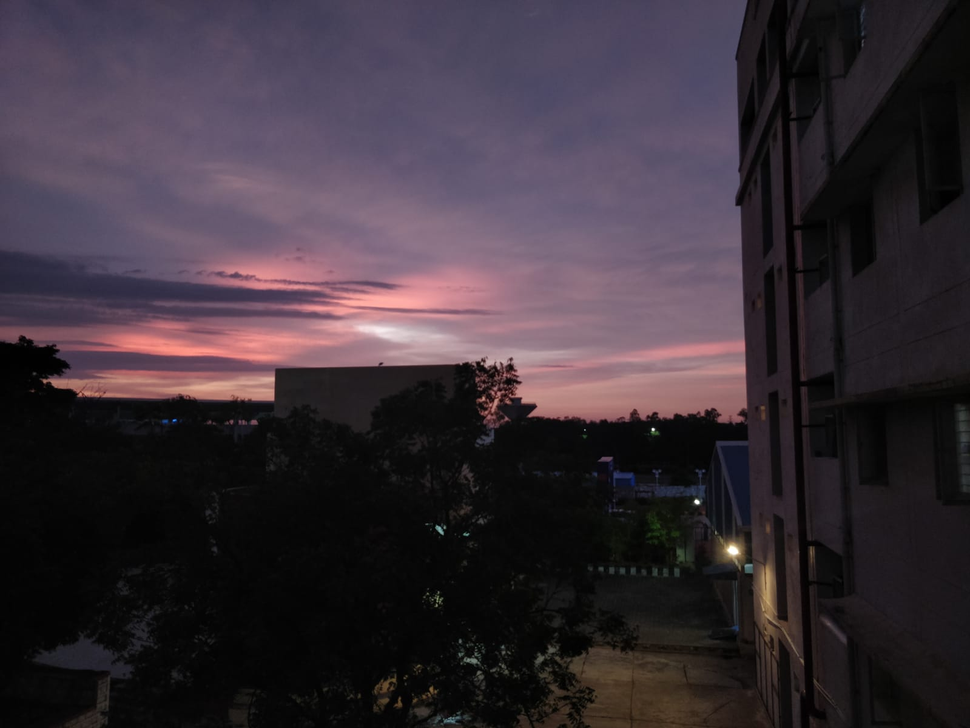
#> input picture manual/image1.png, 970 x 728 px, shrunk from 1599 x 1200 before the run
$ python -i experiment_framework.py   (imports and definitions only)   (older library calls are emulated)
#> lines starting #> are read from the running program, lines starting #| are printed output that depends on the picture
#> further down, picture is the input picture: shape (728, 970, 3); mean B, G, R 55.7, 47.4, 57.2
"""
Comprehensive Experimental Testing Framework for Deep Retinex + Traditional DIP
This module provides tools to systematically test different enhancement combinations
"""
import os
import json
import time
import cv2
import numpy as np
from pathlib import Path
from typing import Dict, List, Tuple, Optional
from datetime import datetime
import itertools


class ExperimentConfig:
    """Configuration for experiments"""

    # Enhancement method combinations to test
    ILLUMINATION_METHODS = {
        'none': [],
        'clahe_only': ['clahe'],
        'bilateral_only': ['bilateral_filter'],
        'adaptive_gamma_only': ['adaptive_gamma'],
        'clahe_bilateral': ['clahe', 'bilateral_filter'],
        'clahe_gamma': ['clahe', 'adaptive_gamma'],
        'bilateral_gamma': ['bilateral_filter', 'adaptive_gamma'],
        'all_illumination': ['clahe', 'bilateral_filter', 'adaptive_gamma'],
    }

    OUTPUT_METHODS = {
        'none': [],
        'unsharp_only': ['unsharp_mask'],
        'color_balance_only': ['color_balance'],
        'tone_mapping_only': ['tone_mapping'],
        'unsharp_color': ['unsharp_mask', 'color_balance'],
        'all_output': ['unsharp_mask', 'color_balance', 'tone_mapping'],
    }

    # Parameter variations
    CLAHE_PARAMS = [
        {'clip_limit': 1.0, 'tile_size': (8, 8)},
        {'clip_limit': 2.0, 'tile_size': (8, 8)},
        {'clip_limit': 3.0, 'tile_size': (8, 8)},
        {'clip_limit': 2.0, 'tile_size': (16, 16)},
    ]

    BILATERAL_PARAMS = [
        {'d': 7, 'sigma_color': 50, 'sigma_space': 50},
        {'d': 9, 'sigma_color': 75, 'sigma_space': 75},
        {'d': 11, 'sigma_color': 100, 'sigma_space': 100},
    ]

    UNSHARP_PARAMS = [
        {'kernel_size': 5, 'sigma': 1.0, 'amount': 1.0},
        {'kernel_size': 5, 'sigma': 1.0, 'amount': 1.5},
        {'kernel_size': 5, 'sigma': 1.0, 'amount': 2.0},
    ]


class QualityMetrics:
    """Image quality metrics for evaluation"""

    # [22 lines left out: functions calculate_psnr, calculate_ssim, not called in this run]

    @staticmethod
    def calculate_entropy(img: np.ndarray) -> float:
        """Calculate image entropy (information content)"""
        if len(img.shape) == 3:
            img = cv2.cvtColor((img * 255).astype(np.uint8), cv2.COLOR_BGR2GRAY)
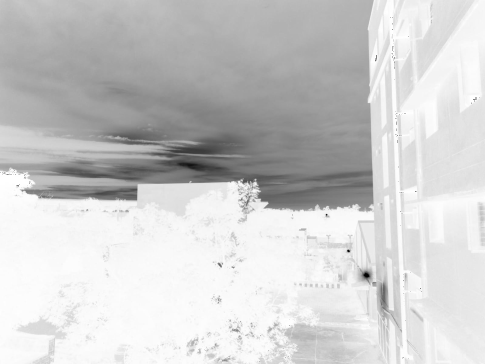
#> img: shape (728, 970) (shown at 1/2 size); min 0, max 255, mean 204.6
        else:
            img = (img * 255).astype(np.uint8)

        hist = cv2.calcHist([img], [0], None, [256], [0, 256])
#> hist = 256 values, max 39371 at index 249, min 0 at index 7, mean 2758.4
        hist = hist.ravel() / hist.sum()
#> hist = 256 values, max 0.0558 at index 249, min 0 at index 7, mean 0.00391
        hist = hist[hist > 0]
#> hist = 253 values, max 0.0558 at index 246, min 1.42e-06 at index 9, mean 0.00395

        return -np.sum(hist * np.log2(hist))

    @staticmethod
    def calculate_contrast(img: np.ndarray) -> float:
        """Calculate RMS contrast"""
        if len(img.shape) == 3:
            img = cv2.cvtColor((img * 255).astype(np.uint8), cv2.COLOR_BGR2GRAY)
        else:
            img = (img * 255).astype(np.uint8)

        return np.std(img)

    @staticmethod
    def calculate_brightness(img: np.ndarray) -> float:
        """Calculate average brightness"""
        if len(img.shape) == 3:
            img = cv2.cvtColor((img * 255).astype(np.uint8), cv2.COLOR_BGR2GRAY)
        else:
            img = (img * 255).astype(np.uint8)

        return np.mean(img)

    @staticmethod
    def calculate_colorfulness(img: np.ndarray) -> float:
        """Calculate colorfulness metric (Hasler and Süsstrunk)"""
        if len(img.shape) != 3:
            return 0.0

        img = (img * 255).astype(np.uint8)
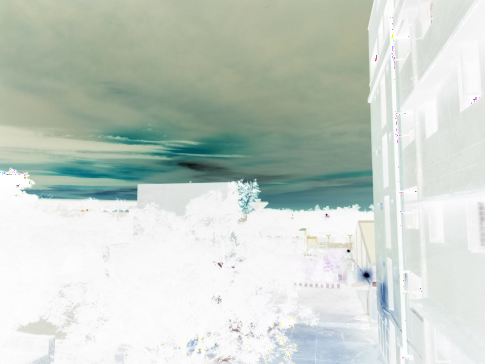
#> img: shape (728, 970, 3) (shown at 1/2 size); mean of channels 0, 1, 2 200.2, 208.5, 198.7; drawn as B, G, R
        (B, G, R) = cv2.split(img.astype(float))
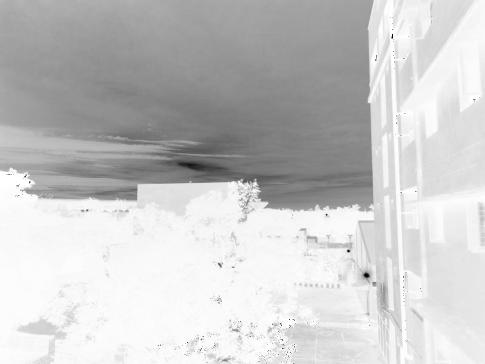
#> B: shape (728, 970) float64 (shown at 1/2 size); min 0, max 255, mean 200.2
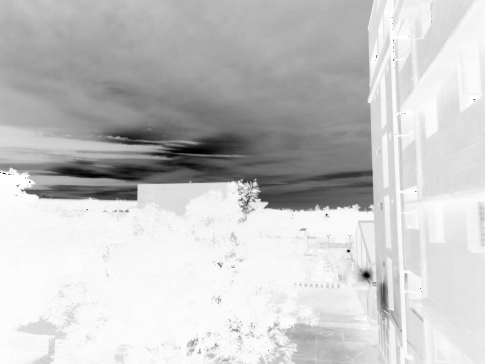
#> R: shape (728, 970) float64 (shown at 1/2 size); min 0, max 255, mean 198.7

        rg = R - G
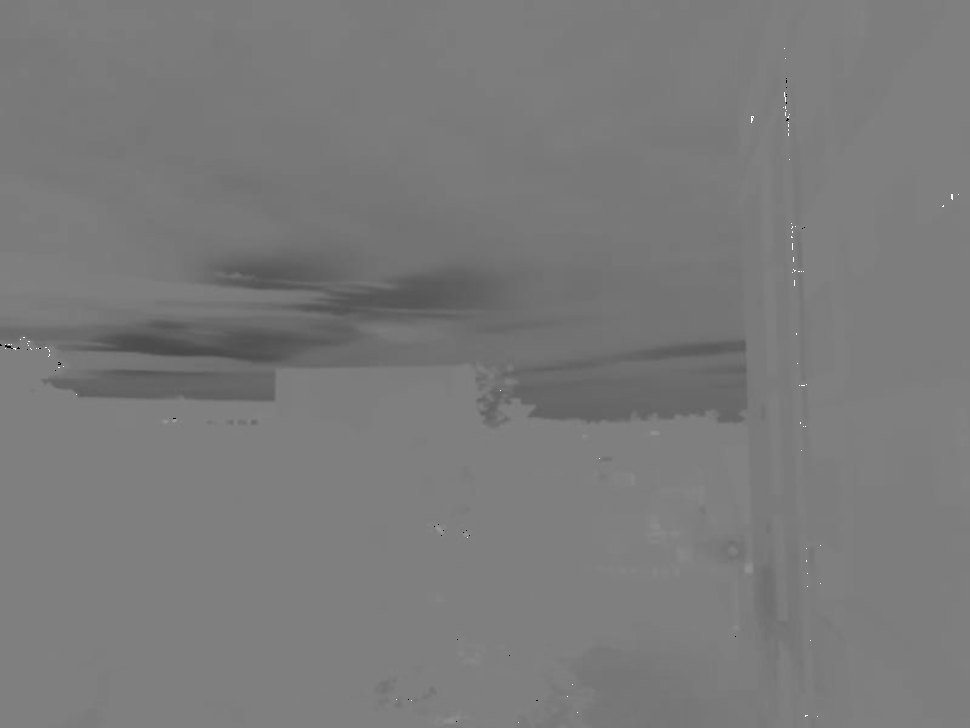
#> rg: shape (728, 970) float64; min -255, max 255, mean -9.8; drawn with min black and max white
        yb = 0.5 * (R + G) - B

        std_rg = np.std(rg)
#> std_rg = 15.69
        std_yb = np.std(yb)
#> std_yb = 13.27

        mean_rg = np.mean(rg)
#> mean_rg = -9.78
        mean_yb = np.mean(yb)
#> mean_yb = 3.39

        std_root = np.sqrt(std_rg ** 2 + std_yb ** 2)
#> std_root = 20.55
        mean_root = np.sqrt(mean_rg ** 2 + mean_yb ** 2)
#> mean_root = 10.36

        return std_root + 0.3 * mean_root

    @staticmethod
    def calculate_sharpness(img: np.ndarray) -> float:
        """Calculate sharpness using Laplacian variance"""
        if len(img.shape) == 3:
            img = cv2.cvtColor((img * 255).astype(np.uint8), cv2.COLOR_BGR2GRAY)
        else:
            img = (img * 255).astype(np.uint8)

        return cv2.Laplacian(img, cv2.CV_64F).var()

    @staticmethod
    def calculate_all_metrics(img: np.ndarray, reference: Optional[np.ndarray] = None) -> Dict:
        """Calculate all quality metrics"""
        metrics = {
            'entropy': QualityMetrics.calculate_entropy(img),
            'contrast': QualityMetrics.calculate_contrast(img),
            'brightness': QualityMetrics.calculate_brightness(img),
            'colorfulness': QualityMetrics.calculate_colorfulness(img),
            'sharpness': QualityMetrics.calculate_sharpness(img),
        }
#> metrics = {'entropy': 6.72, 'contrast': 45, 'brightness': 204.6, 'colorfulness': 23.65, 'sharpness': 194.1}

        if reference is not None:
            metrics['psnr'] = QualityMetrics.calculate_psnr(img, reference)
            metrics['ssim'] = QualityMetrics.calculate_ssim(img, reference)

        return metrics


class ExperimentRunner:
    """Main experiment runner"""

    # [329 lines left out: functions __init__, generate_experiment_configs, run_single_experiment, run_experiments, analyze_results, generate_comparison_report and 1 more, not called in this run]

>>> import cv2
>>> picture = cv2.imread('../manual/image1.png')
>>> result = QualityMetrics().calculate_all_metrics(picture)
#> result has the same summary as metrics in calculate_all_metrics

$ run again, on manual/image2.png
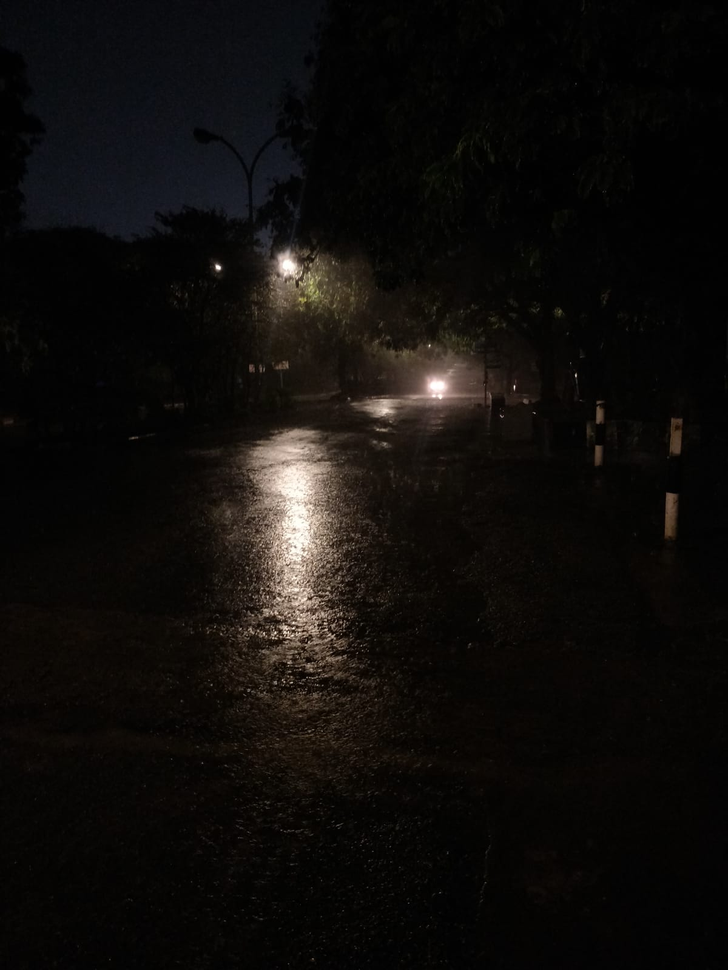
#> input picture manual/image2.png, 728 x 970 px, shrunk from 1200 x 1599 before the run
#> picture is the input picture: shape (970, 728, 3); mean B, G, R 10.9, 13, 15.3
#> in calculate_entropy, `img = cv2.cvtColor((img * 255).astype(np.uint8), cv2.COLOR_BGR2GRAY)`:
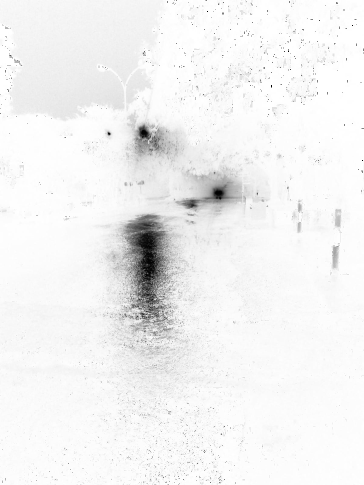
#> img: shape (970, 728) (shown at 1/2 size); min 0, max 255, mean 241.7
#> in calculate_entropy, `hist = cv2.calcHist([img], [0], None, [256], [0, 256])`: hist = 256 values, max 97580 at index 252, min 11 at index 1, mean 2758.4
#> in calculate_entropy, `hist = hist.ravel() / hist.sum()`: hist = 256 values, max 0.138 at index 252, min 1.56e-05 at index 1, mean 0.00391
#> in calculate_colorfulness, `yb = 0.5 * (R + G) - B`:
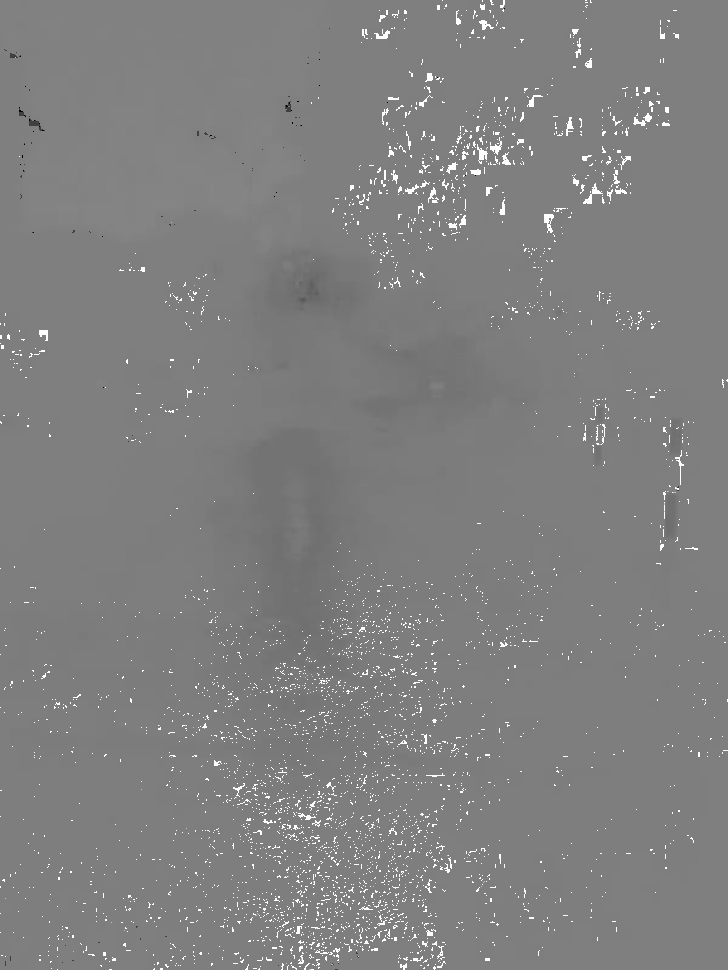
#> yb: shape (970, 728) float64; min -255, max 255, mean 1.1; drawn with min black and max white
#> std_rg = 8.38
#> std_yb = 33.85
#> mean_rg = -2.25
#> mean_yb = 1.12
#> std_root = 34.88
#> mean_root = 2.52
#> metrics = {'entropy': 4.83, 'contrast': 27.65, 'brightness': 241.7, 'colorfulness': 35.63, 'sharpness': 1427.3}
#> result has the same summary as metrics in calculate_all_metrics

$ run again, on manual/image3.png
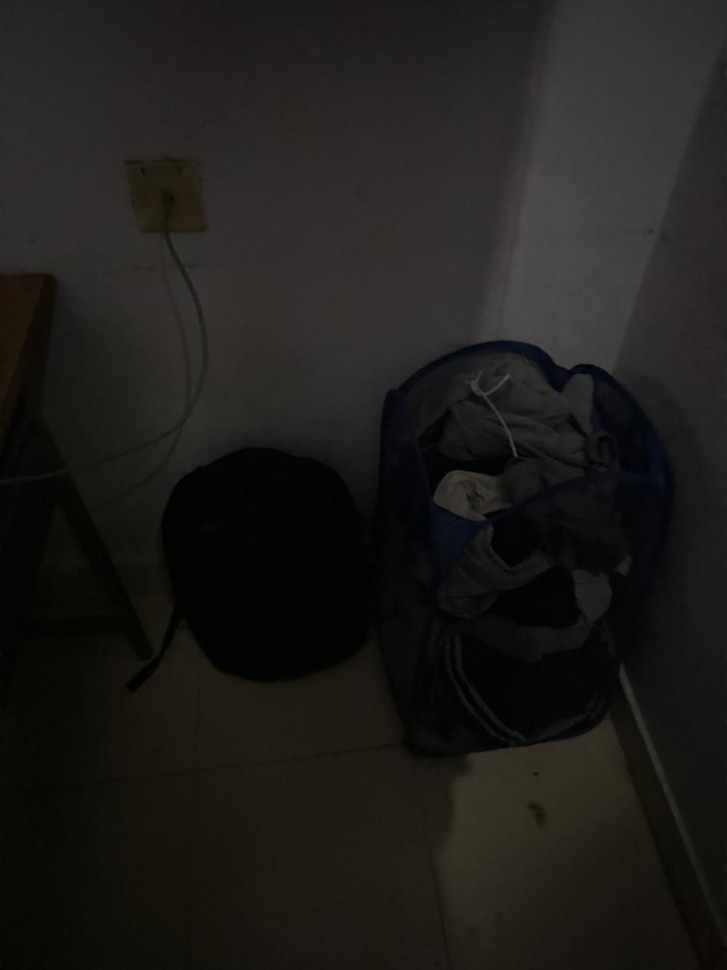
#> input picture manual/image3.png, 727 x 970 px, shrunk from 960 x 1280 before the run
#> picture is the input picture: shape (970, 727, 3); mean B, G, R 25.5, 28.2, 30
#> in calculate_entropy, `img = cv2.cvtColor((img * 255).astype(np.uint8), cv2.COLOR_BGR2GRAY)`:
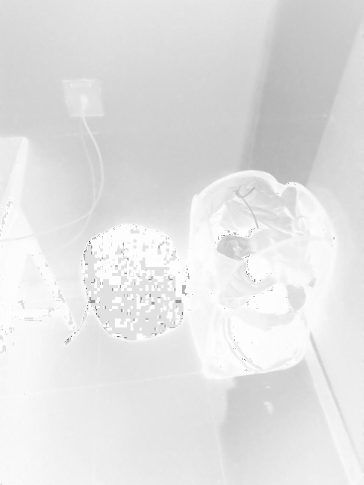
#> img: shape (970, 727) (shown at 1/2 size); min 0, max 255, mean 226.4
#> in calculate_entropy, `hist = cv2.calcHist([img], [0], None, [256], [0, 256])`: hist = 256 values, max 30814 at index 225, min 0 at index 1, mean 2754.6
#> in calculate_entropy, `hist = hist.ravel() / hist.sum()`: hist = 256 values, max 0.0437 at index 225, min 0 at index 1, mean 0.00391
#> in calculate_entropy, `hist = hist[hist > 0]`: hist = 92 values, max 0.0437 at index 61, min 1.42e-06 at index 1, mean 0.0109
#> in calculate_colorfulness, `yb = 0.5 * (R + G) - B`:
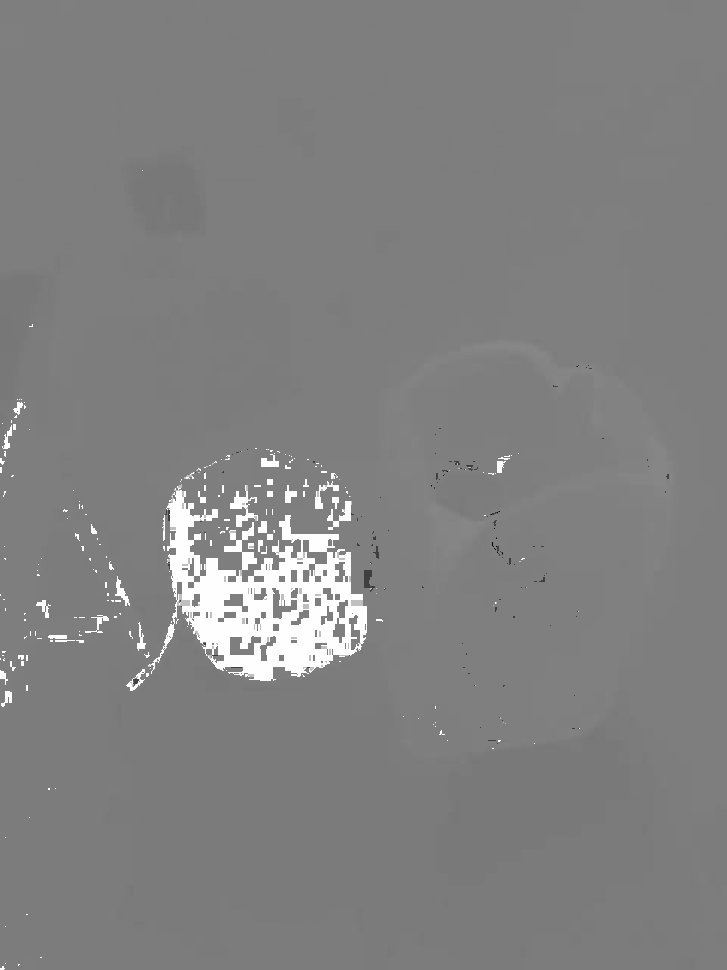
#> yb: shape (970, 727) float64; min -255, max 255, mean 4; drawn with min black and max white
#> std_rg = 11.83
#> std_yb = 44.09
#> mean_rg = -2.39
#> mean_yb = 3.97
#> std_root = 45.65
#> mean_root = 4.64
#> metrics = {'entropy': 5.89, 'contrast': 17.03, 'brightness': 226.4, 'colorfulness': 47.04, 'sharpness': 208.1}
#> result has the same summary as metrics in calculate_all_metrics
